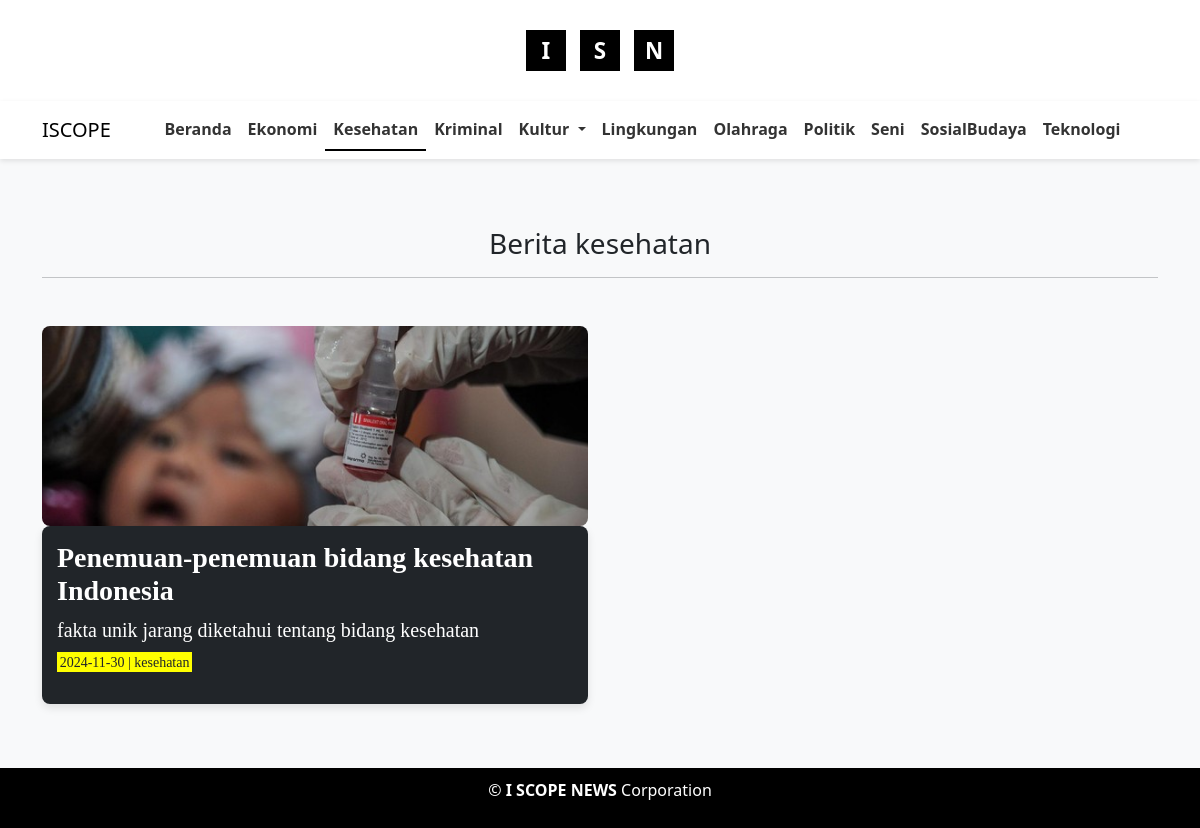
The page /?page=kesehatan on the database its author committed.
### tables this page shows
CREATE TABLE `kesehatan` (
  `id` int NOT NULL,
  `tgl` date NOT NULL,
  `judul` varchar(255) NOT NULL,
  `subjudul` varchar(255) NOT NULL DEFAULT '',
  `img` varchar(255) NOT NULL,
  `text` longtext NOT NULL,
  `jenis` varchar(50) NOT NULL
);

### kesehatan.php (the view, shortened to what this page needs)
<!DOCTYPE html>
<html lang="en">
<head>
    <link href="https://stackpath.bootstrapcdn.com/bootstrap/4.5.2/css/bootstrap.min.css" rel="stylesheet">
    <link href="https://cdn.jsdelivr.net/npm/bootstrap@5.3.3/dist/css/bootstrap.min.css" rel="stylesheet">
    <link href="https://cdnjs.cloudflare.com/ajax/libs/font-awesome/6.6.0/css/all.min.css" rel="stylesheet" />
    <link href="https://cdn.jsdelivr.net/npm/bootstrap@5.3.0-alpha1/dist/css/bootstrap.min.css" rel="stylesheet">
</head>
<body>
    <div class="container mt-5">
        <div class="text-center mb-5">
            <h3>Berita kesehatan</h3>
            <hr>
        </div>
        <div class="row">
            <?php
            include 'koneksi.php';
            $sql = mysqli_query($koneksi, "SELECT * FROM kesehatan ORDER BY tgl DESC");
            while ($data = mysqli_fetch_array($sql)) {
            ?>
                <div class="col-lg-6 col-md-12 mb-4">
                    <div class="team-item">
                        <img src="admin/kesehatan/<?php echo htmlspecialchars($data['img']); ?>" alt="Berita kesehatan">
                        <div class="content bg-dark">
                            <a href="kesehatan_lengkap.php?id=<?php echo $data['id']; ?>">
                                <h3><b><?php echo htmlspecialchars($data['judul']); ?></b></h3>
                                <h5><?php echo htmlspecialchars($data['subjudul']); ?></h5>
                                <p><mark><?php echo $data['tgl']; ?> | <?php echo htmlspecialchars($data['jenis']); ?></mark></p>
                            </a>
                        </div>
                    </div>
                </div>
            <?php } ?>
        </div>
    </div>
</body>
</html>

### index.php (style rules this page uses)
body { margin: 0; font-family: 'Roboto', sans-serif; display: flex; flex-direction: column; min-height: 100vh; background-color: #ffffff; color: #333333; }
mark { background-color: yellow; }

### kesehatan.php (style rules this page uses)
body { background-color: #f8f9fa; }
.team-item img { width: 100%; height: 200px; object-fit: cover; border-radius: 8px; }
.row { display: flex; flex-wrap: wrap; }
.team-item { display: flex; flex-direction: column; justify-content: space-between; height: 100%; }
.content { padding: 15px; border-radius: 8px; box-shadow: 0 4px 8px rgba(0, 0, 0, 0.1); margin-bottom: 20px; font-family: 'Times New Roman', Times, serif; display: flex; flex-direction: column; height: 100%; }
.content h3, .content h5 { margin: 0 0 10px; color: white; word-wrap: break-word; overflow-wrap: break-word; white-space: normal; }
.content p { font-size: 14px; color: white; }
.content a { text-decoration: none; color: white; }
mark { background: yellow; }

### rows shown on the page
kesehatan: img (picture), judul "Penemuan-penemuan bidang kesehatan Indonesia", subjudul "fakta unik jarang diketahui tentang bidang kesehatan", tgl "2024-11-30", jenis "kesehatan"
